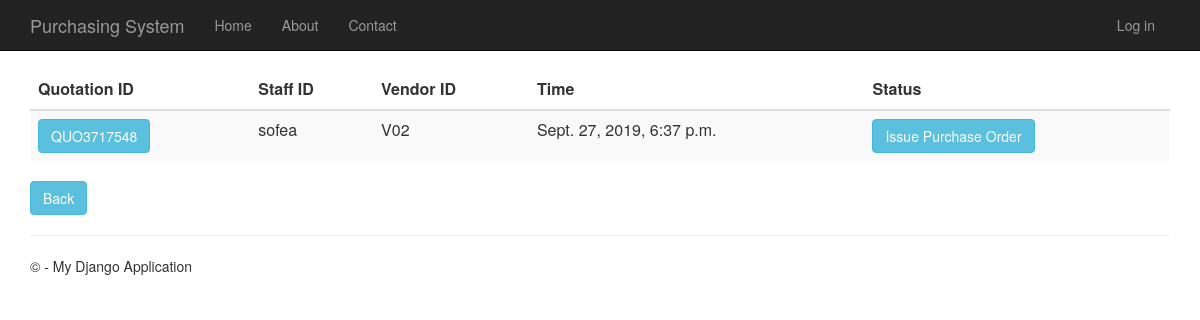
The page /quotationhistory on the database as committed earlier.
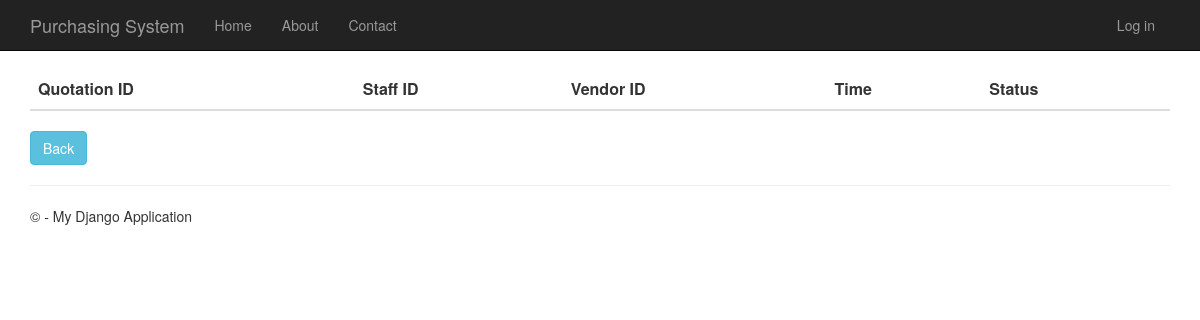
The same page on the database as committed later.
### Quotation/models.py (models this page shows, shortened)
class Quotation(models.Model):
    quotation_id = models.CharField(primary_key=True, max_length=10)
    time_created = models.DateTimeField()
    description = models.TextField(null=True,default=None, blank=True)
    total_price = models.DecimalField(max_digits=10, decimal_places=2, default=Decimal('0.00'))
    person_id = models.ForeignKey(Person, on_delete = models.CASCADE)
    vendor_id = models.ForeignKey(Vendor, on_delete = models.CASCADE)
    request_for_quotation_id = models.OneToOneField(RequestForQuotation, on_delete = models.CASCADE)

### app/models.py (models this page shows, shortened)
class Person(models.Model):
    user_id = models.OneToOneField(User)
    person_id = models.CharField(primary_key=True, max_length=10)
    person_name = models.TextField()
    person_address = models.TextField()
    person_phone_number = models.TextField()
    person_role = models.TextField(default = 'MANAGER')

class Vendor(models.Model):
    vendor_id = models.CharField(primary_key=True, max_length=10)
    vendor_name = models.TextField()
    vendor_phone_number = models.TextField()
    vendor_address = models.TextField()
    vendor_email = models.TextField()
    def __str__(self):
        return str(self.vendor_id)

### Quotation/views.py (the view)
# urls.py: url(r'^quotationhistory', Quotation.views.quotationhistory, name="quotation_history"),
def quotationhistory(request):
    quotations = Quotation.objects.all()
    context = {
            'title':'Quotation History',
            'rows':quotations
        }
    return render(request,'Quotation/quotationhistory.html',context)

### Quotation/templates/Quotation/quotationhistory.html
﻿{% extends "app/layout.html" %}
{% block content %}
<div class="purchaseorderhistory margintop" action="menu">
    <form action="quotationhistorydetails" method="GET">
        <table class="table table-striped margintop">
            <thead>
                <tr>
                    <th scope="col">Quotation ID</th>
                    <th scope="col">Staff ID</th>
                    <th scope="col">Vendor ID</th>
                    <th scope="col">Time</th>
                    <th scope="col">Status</th>
                </tr>
            </thead>
            <tbody>
                {% for r in rows %}
                <tr>
                    <td><button type="submit" name="quo_id" value="{{r.quotation_id}}" class="btn btn-info">{{r.quotation_id}}</button></td>
                    <td>{{r.person_id.person_id}}</td>
                    <td>{{r.vendor_id}}</td>
                    <td>{{r.time_created}}</td>
                    <td><button type="submit" class="btn btn-info buttonsize1">Issue Purchase Order</button></td>
                </tr>
                {% endfor %}
            </tbody>
        </table>
        <div class="margintop">
            <a type="submit" class="btn btn-info" href="/menu">Back</a>
        </div>
    </form>
</div>
{% endblock %}

Rows that differ between the two databases and show on the page:
removed Quotation: quotation_id "QUO3717548", person_id.person_id "sofea", vendor_id "V02", time_created "Sept. 27, 2019, 6:37 p.m."
